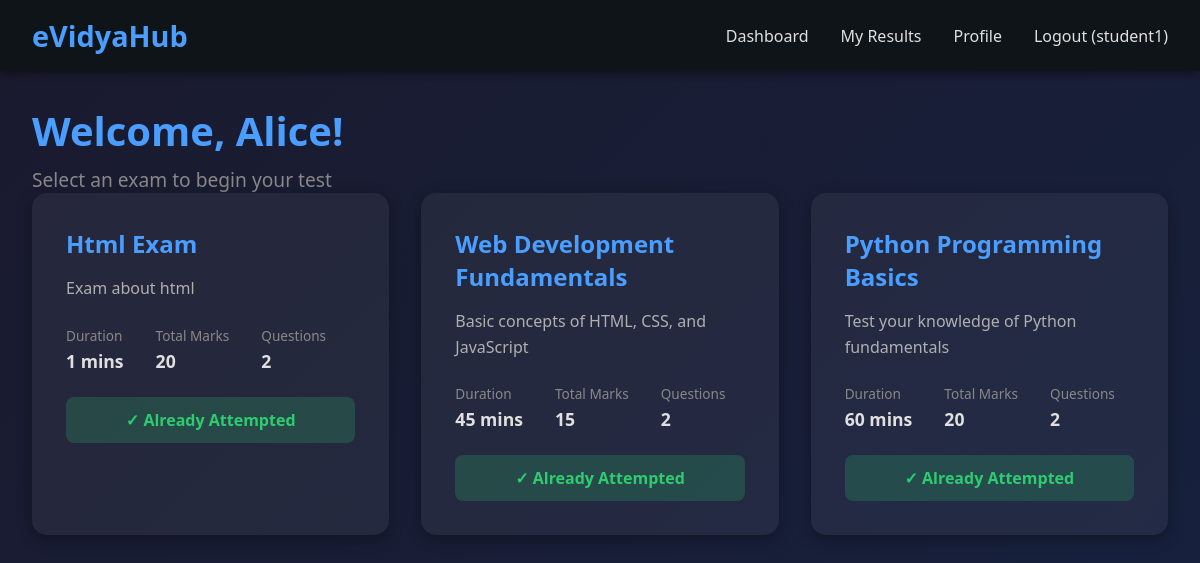
The app's page /student/dashboard/ (signed in) with its own data.
### exam/models.py (models this page shows, shortened)
class Exam(models.Model):
    teacher = models.ForeignKey(User, on_delete=models.CASCADE, related_name='created_exams')
    title = models.CharField(max_length=200)
    description = models.TextField()
    duration = models.IntegerField(help_text="Duration in minutes")
    total_marks = models.IntegerField()
    created_at = models.DateTimeField(auto_now_add=True)
    updated_at = models.DateTimeField(auto_now=True)
    is_active = models.BooleanField(default=True)
    class Meta:
        ordering = ['-created_at']
        verbose_name = "Exam"
        verbose_name_plural = "Exams"

### exam/views.py (the view)
# urls.py: path('student/dashboard/', views.student_dashboard, name='student_dashboard'),
@login_required
def student_dashboard(request):
    profile = get_object_or_404(UserProfile, user=request.user)
    if profile.user_type != 'student':
        return redirect('teacher_dashboard')
    exams = Exam.objects.filter(is_active=True).prefetch_related('questions')
    attempted_exams = ExamAttempt.objects.filter(student=request.user)
    attempted_exam_ids = attempted_exams.values_list('exam_id', flat=True)
    context = {
        'exams': exams,
        'attempted_exam_ids': list(attempted_exam_ids),
        'profile': profile
    }
    return render(request, 'student_dashboard.html', context)

### templates/student_dashboard.html (shortened to what this page needs)
{% extends 'base.html' %}
{% block content %}
<div class="dashboard-header">
    <h1 class="dashboard-title">Welcome, {{ user.first_name }}!</h1>
    <p class="dashboard-subtitle">Select an exam to begin your test</p>
</div>
{% if exams %}
<div class="exams-grid">
    {% for exam in exams %}
    <div class="exam-card">
        <h3 class="exam-title">{{ exam.title }}</h3>
        <p class="exam-description">{{ exam.description|truncatewords:20 }}</p>
        <div class="exam-details">
            <div class="exam-detail-item">
                <span class="detail-label">Duration</span>
                <span class="detail-value">{{ exam.duration }} mins</span>
            </div>
            <div class="exam-detail-item">
                <span class="detail-label">Total Marks</span>
                <span class="detail-value">{{ exam.total_marks }}</span>
            </div>
            <div class="exam-detail-item">
                <span class="detail-label">Questions</span>
                <span class="detail-value">{{ exam.questions.count }}</span>
            </div>
        </div>
        <div class="exam-actions">
            {% if exam.id in attempted_exam_ids %}
                <div class="attempted-badge">✓ Already Attempted</div>
            {% else %}
                <a href="{% url 'take_exam' exam.id %}" class="btn btn-primary" style="flex: 1; text-align: center;">Take Exam</a>
            {% endif %}
        </div>
    </div>
    {% endfor %}
</div>
{% else %}
<div class="no-exams">
    <p>📚 No exams available at the moment. Check back later!</p>
</div>
{% endif %}
{% endblock %}

### templates/base.html (shortened to what this page needs)
<!DOCTYPE html>
<html lang="en">
<head>
</head>
<body>
    {% if user.is_authenticated %}
    <nav class="navbar">
        <a href="{% url 'home' %}" class="navbar-brand">eVidyaHub</a>
        <ul class="navbar-menu">
            {% if user.userprofile.user_type == 'student' %}
                <li><a href="{% url 'student_dashboard' %}">Dashboard</a></li>
                <li><a href="{% url 'student_results' %}">My Results</a></li>
                <li><a href="{% url 'student_profile' %}">Profile</a></li>
            {% else %}
                <li><a href="{% url 'teacher_dashboard' %}">Dashboard</a></li>
                <li><a href="{% url 'create_exam' %}">Create Exam</a></li>
                <li><a href="{% url 'view_attempts' %}">View Attempts</a></li>
            {% endif %}
            <li><a href="{% url 'logout' %}">Logout ({{ user.username }})</a></li>
        </ul>
    </nav>
    {% endif %}
    <div class="container">
        {% block content %}{% endblock %}
    </div>
</body>
</html>

### records on screen
Exam: title "Html Exam", description "Exam about html", duration "1", total_marks "20", questions.count "2", shows "✓ Already Attempted"
Exam: title "Web Development Fundamentals", description "Basic concepts of HTML, CSS, and JavaScript", duration "45", total_marks "15", questions.count "2", shows "✓ Already Attempted"
Exam: title "Python Programming Basics", description "Test your knowledge of Python fundamentals", duration "60", total_marks "20", questions.count "2", shows "✓ Already Attempted"

### other values on screen
{{ user.username }} "student1"
{{ user.first_name }} "Alice"
